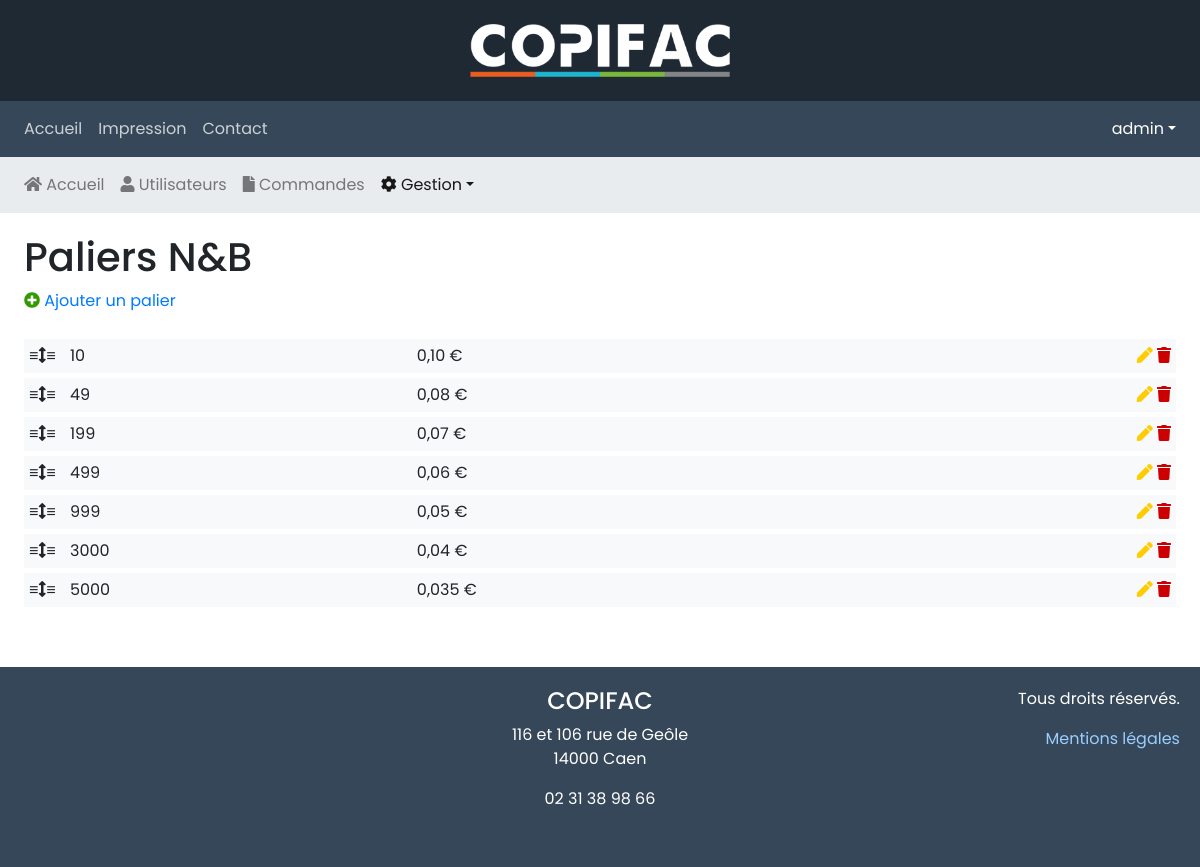
Screenshot of /index.php?action=adminPaliersNB (signed in) with the database file from the repository.
### tables this page shows
CREATE TABLE `paliers_nb` (
  `id` smallint(5) unsigned NOT NULL AUTO_INCREMENT,
  `palier` smallint(5) unsigned NOT NULL,
  `prix` float NOT NULL,
  `position` tinyint(3) unsigned NOT NULL,
  PRIMARY KEY (`id`)
);

### models/AdminGestionMgr.class.php (called while the page is built, shortened)
<?php
class AdminGestionMgr
{
    public static function getLevels(string $db): array
    {
        $dbh = DbConnection::getConnection('administrateur');
        $stmt = $dbh->query('SELECT * FROM ' . $db);
        $stmt->execute();
        $result = $stmt->fetchAll(PDO::FETCH_ASSOC);
        foreach ($result as $k => $v) {
            $v['prix'] = strval($v['prix']);
            $tDecimales = explode('.', $v['prix']);
            $nbDecimales = isset($tDecimales[1]) ? strlen($tDecimales[1]) : 0;
            $result[$k]['prix'] = $nbDecimales > 2 ? number_format($v['prix'], $nbDecimales, ',', ' ') : number_format($v['prix'], 2, ',', ' ');
        }
        return $result;
    }
}

### controllers/adminPaliersController.php (called while the page is built, shortened)
<?php
require_once _ROOT_DIR_ . '/models/AdminGestionMgr.class.php';
$paliers = AdminGestionMgr::getLevels('paliers_' . strtolower($_page));

### views/adminPaliers.php (the view, shortened to what this page needs)
<?php
require_once 'controllers/adminPaliersController.php';
$css = '<link rel="stylesheet" href="/public/css/admin.css">';
require_once 'views/head.php';
?>
<div class="row">
    <div class="col-12">
        <?php
        switch ($_page) {
            case 'NB':
                echo '<h1>Paliers N&B</h1>';
                break;
        }
        ?>
    </div>
</div>
<?php if (isset($_GET['edit'])) {
?>
    <div class="row">
        <div class="col-12">
            <p><a href="?action=adminPaliers<?php echo ucfirst($_page); ?>"><i class="fas fa-long-arrow-alt-left"></i> Annuler</a></p>
        </div>
    </div>
    <form action="" method="post">
        <div class="row">
            <div class="col-md-5">
                <p>
                    <label for="palier">Palier</label><br>
                    <input type="text" name="palier" id="palier" value="<?php echo htmlentities($palier, ENT_QUOTES); ?>">
                </p>
            </div>
            <div class="col-md-5">
                <p>
                    <label for="prix">Prix</label><br>
                    <input type="text" name="prix" id="prix" value="<?php echo htmlentities($prix, ENT_QUOTES); ?>">
                </p>
            </div>
            <div class="col-md-2">
                <p>
                    <label class="d-none d-md-block">&nbsp;</label><br class="d-none d-md-block">
                    <input class="full-width" type="submit" name="edit-btn" value="Enregistrer">
                </p>
            </div>
        </div>
    </form>
<?php } else { ?>
    <div class="row">
        <div class="col-12">
            <p><a href="?action=adminPaliers<?php echo ucfirst($_page); ?>&amp;edit"><i class="fas fa-plus-circle"></i> Ajouter un palier</a></p>
        </div>
    </div>
<?php } ?>
<div class="row">
    <div class="col-12">
        <?php
        if (empty($paliers)) {
        ?>
            <p>Aucun palier</p>
        <?php
        } else {
        ?>
            <div class="drag">
                <ul id="draggable">
                    <?php
                    foreach ($paliers as $data) {
                    ?>
                        <li id="listItem_<?php echo $data['id']; ?>">
                            <span class="handle">≡<i class="fas fa-arrows-alt-v"></i>≡</span>
                            <span class="section"><?php echo $data['palier']; ?></span>
                            <span class="section"><?php echo $data['prix']; ?>&nbsp;€</span>
                            <div class="actions">
                                <a href="?action=adminPaliers<?php echo ucfirst($_page); ?>&amp;edit=<?php echo $data['id']; ?>" title="Modifier"><i class="fas fa-pen"></i></a>
                                <a href="?action=adminPaliers<?php echo ucfirst($_page); ?>&amp;del=<?php echo $data['id']; ?>" onclick="return confirm('Voulez-vous vraiment supprimer cet élément ?')" title="Supprimer"><i class="fas fa-trash"></i></a>
                            </div>
                        </li>
                    <?php
                    }
                    ?>
                </ul>
            </div>
        <?php
        }
        ?>
    </div>
</div>
<?php
require_once 'views/footer.php';

### public/css/fa.css (style rules this page uses)
.fa, .fas, .far, .fal, .fad, .fab { -moz-osx-font-smoothing: grayscale; -webkit-font-smoothing: antialiased; display: inline-block; font-style: normal; font-variant: normal; text-rendering: auto; line-height: 1; }
.fa-arrows-alt-v:before { content: "\f338"; }
.fa-cog:before { content: "\f013"; }
.fa-file:before { content: "\f15b"; }
.fa-home:before { content: "\f015"; }
.fa-pen:before { content: "\f304"; }
.fa-plus-circle:before { content: "\f055"; }
.fa-trash:before { content: "\f1f8"; }
.fa-user:before { content: "\f007"; }
.fa, .fas { font-family: 'Font Awesome 5 Free'; font-weight: 900; }

### public/css/style.css (style rules this page uses)
* { box-sizing: border-box; }
body { background: #eee; font-size: 100%; font-family: 'Poppins', Arial, Helvetica, sans-serif; }
h1, h2, h3, h4, h5, h6 { margin-top: .5em; }

### public/css/admin.css (style rules this page uses)
h1 { margin-top:.5em; }
i.fa-plus-circle { color:#390; }
i.fa-pen { color:#fc0; }
i.fa-trash { color:#c00; }
.drag { position:relative; }
.drag ul { margin:0; padding:5px 0; list-style:none; }
.drag li { position:relative; margin:5px 0; padding:5px; background:#f8f9fa; }
.drag li .section { display:inline-block; width:30%; }
.drag li .actions { float:right; }
.drag li .handle { cursor:ns-resize; margin:0 10px 0 0; }

### rows the page displays
paliers_nb: palier "10", prix "0,10"
paliers_nb: palier "49", prix "0,08"
paliers_nb: palier "199", prix "0,07"
paliers_nb: palier "499", prix "0,06"
paliers_nb: palier "999", prix "0,05"
paliers_nb: palier "3000", prix "0,04"
paliers_nb: palier "5000", prix "0,035"

### other values shown
$menuItem['name'] "Accueil"
$menuItem['name'] "Impression"
$menuItem['name'] "Contact"
$_SESSION['user']['pseudo'] "admin"
$menuItem['name'] "Utilisateurs"
$menuItem['name'] "Commandes"
$menuItem['name'] "Gestion"
